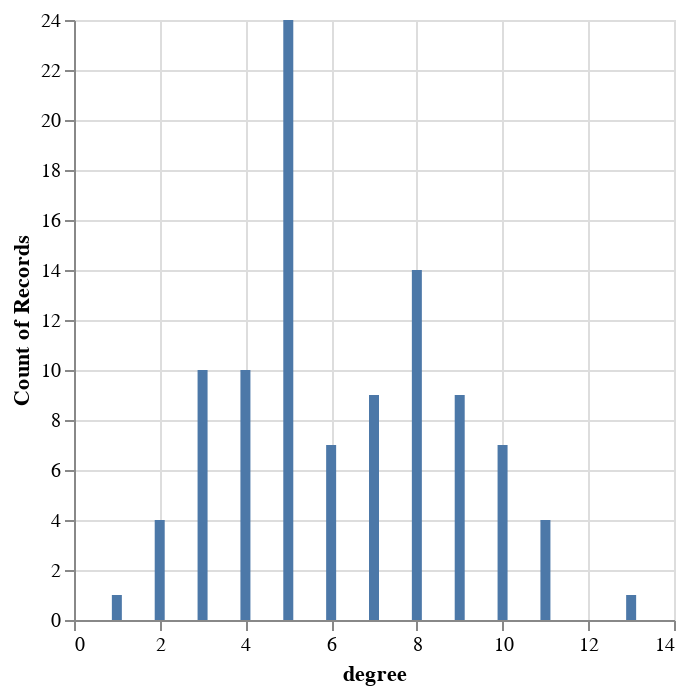

The code cell stored with this chart in its notebook:
### Code cell
alt.Chart(degrees_df).mark_bar().encode(
    alt.X("degree:Q"),
    y='count()',
)

### Figure 1 — Vega-Lite specification as saved in the notebook (floating-point values rounded to 4 significant figures)
{"config": {"view": {"continuousWidth": 300, "continuousHeight": 300}}, "data": {"name": "data-c89f1407f7df28537177866c00486a11"}, "mark": {"type": "bar"}, "encoding": {"x": {"field": "degree", "type": "quantitative"}, "y": {"aggregate": "count", "type": "quantitative"}}, "$schema": "https://vega.github.io/schema/vega-lite/v5.14.1.json", "datasets": {"data-c89f1407f7df28537177866c00486a11": [{"degree": 8}, {"degree": 5}, {"degree": 5}, {"degree": 8}, {"degree": 3}, {"degree": 6}, {"degree": 8}, {"degree": 1}, {"degree": 5}, {"degree": 3}, {"degree": 5}, {"degree": 3}, {"degree": 2}, {"degree": 8}, {"degree": 3}, {"degree": 9}, {"degree": 4}, {"degree": 3}, {"degree": 7}, {"degree": 7}, {"degree": 4}, {"degree": 4}, {"degree": 4}, {"degree": 3}, {"degree": 5}, {"degree": 6}, {"degree": 5}, {"degree": 5}, {"degree": 5}, {"degree": 2}, {"degree": 3}, {"degree": 5}, {"degree": 7}, {"degree": 8}, {"degree": 5}, {"degree": 5}, {"degree": 8}, {"degree": 5}, {"degree": 2}, {"degree": 3}, {"degree": 5}, {"degree": 5}, {"degree": 5}, {"degree": 2}, {"degree": 5}, {"degree": 6}, {"degree": 5}, {"degree": 7}, {"degree": 3}, {"degree": 8}, {"degree": 11}, {"degree": 4}, {"degree": 5}, {"degree": 10}, {"degree": 4}, {"degree": 3}, {"degree": 7}, {"degree": 9}, {"degree": 10}, {"degree": 9}, {"degree": 9}, {"degree": 5}, {"degree": 8}, {"degree": 9}, {"degree": 10}, {"degree": 4}, {"degree": 8}, {"degree": 7}, {"degree": 4}, {"degree": 7}, {"degree": 8}, {"degree": 8}, {"degree": 10}, {"degree": 9}, {"degree": 9}, {"degree": 6}, {"degree": 8}, {"degree": 5}, {"degree": 9}, {"degree": 13}, {"degree": 11}, {"degree": 8}, {"degree": 4}, {"degree": 6}, {"degree": 6}, {"degree": 10}, {"degree": 5}, {"degree": 10}, {"degree": 8}, {"degree": 7}, {"degree": 11}, {"degree": 5}, {"degree": 5}, {"degree": 11}, {"degree": 9}, {"degree": 4}, {"degree": 7}, {"degree": 10}, {"degree": 5}, {"degree": 6}]}}
